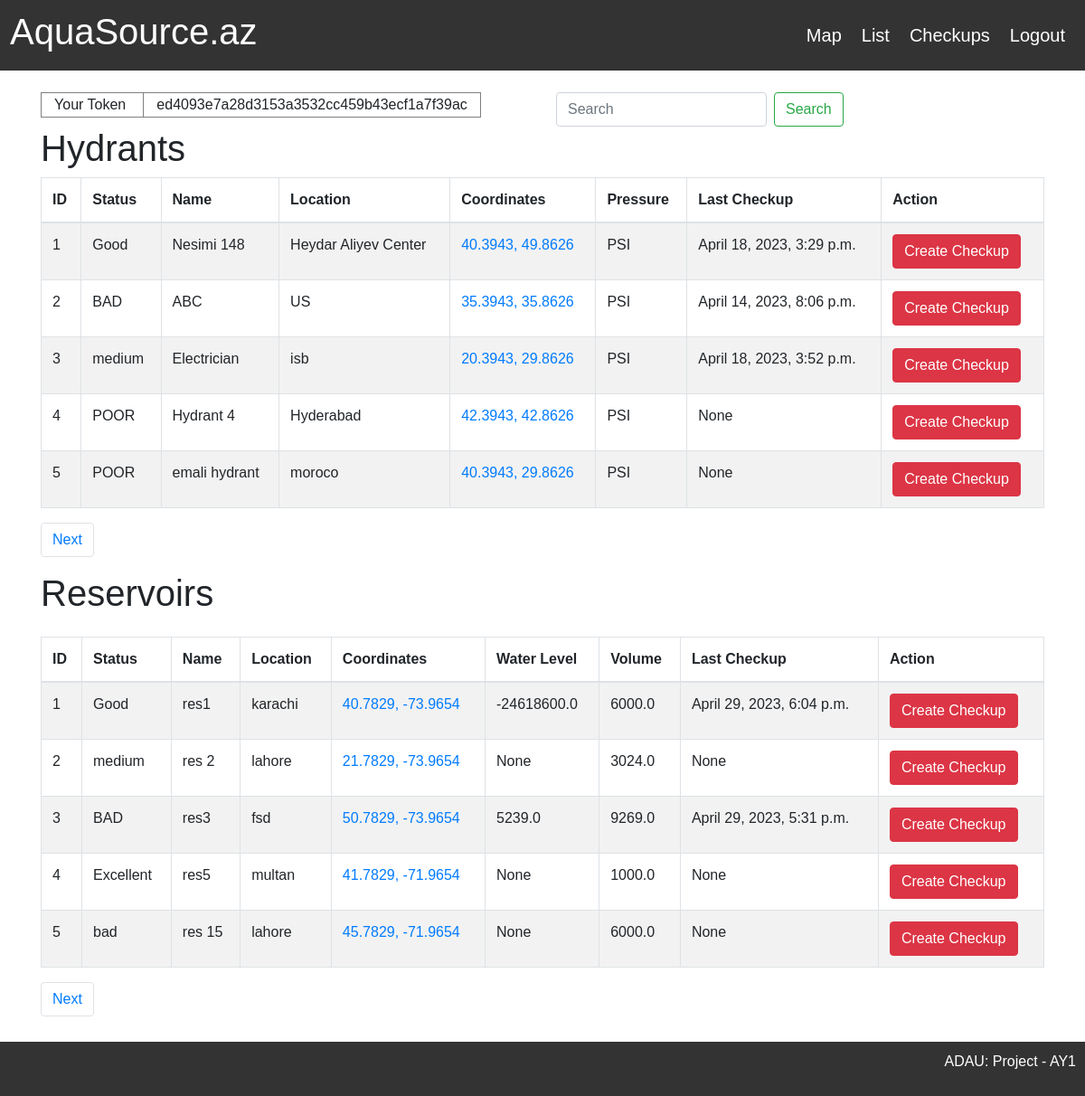
Page /list/ (signed in) on the earlier database version.
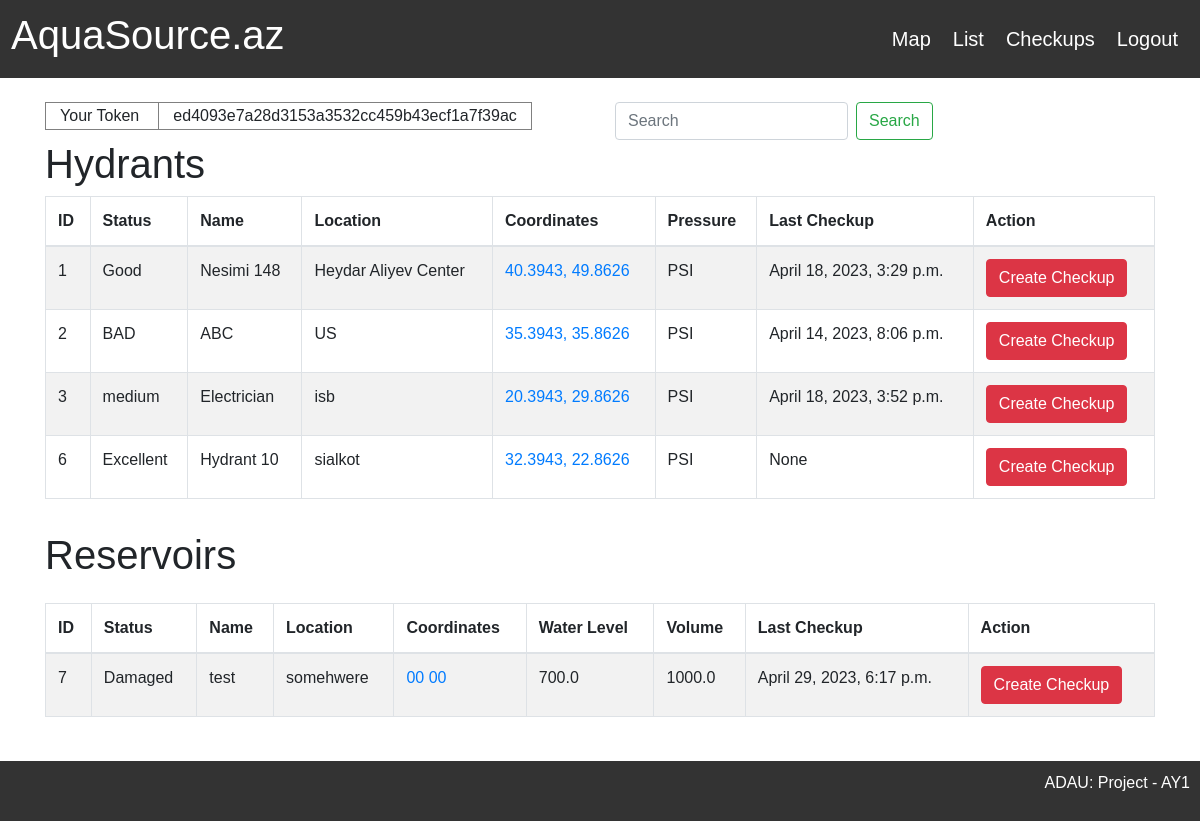
Same page on the later database version.
### mainApp/models.py (models this page shows, shortened)
class Hydrant(models.Model):
    name = models.CharField(max_length=50)
    address = models.CharField(max_length=50)
    coordinates = models.CharField(max_length=50)
    status = models.CharField(max_length=20)
    cap_diameter = models.IntegerField(default=0)
    created_at = models.DateTimeField(auto_now_add=True)
    updated_at = models.DateTimeField(auto_now=True)

class check_up_hydrant(models.Model):
    user = models.ForeignKey(User, on_delete=models.CASCADE)
    picture=models.FileField(upload_to="pictures/", null=True, blank=True)
    confirmed= models.BooleanField(default=False)
    date=models.DateField()
    information = models.TextField()
    pressure =models.FloatField(default=0)
    Hydrant=models.ForeignKey(Hydrant,on_delete=models.CASCADE)
    created_at = models.DateTimeField(auto_now_add=True)
    updated_at = models.DateTimeField(auto_now=True)

class Reservoir(models.Model):
    name = models.CharField(max_length=50)
    address = models.CharField(max_length=50)
    coordinates = models.CharField(max_length=50)
    status = models.CharField(max_length=10)
    length = models.FloatField(default=0)
    width = models.FloatField(default=0)
    depth = models.FloatField(default=0)
    water_level = models.FloatField(default=0)
    created_at = models.DateTimeField(auto_now_add=True)
    updated_at = models.DateTimeField(auto_now=True)

class check_up_reservoir(models.Model):
    user = models.ForeignKey(User, on_delete=models.CASCADE)
    picture=models.FileField(upload_to="pictures/", null=True, blank=True)
    confirmed = models.BooleanField(default=False)
    date=models.DateField()
    information = models.TextField()
    distance =models.FloatField(default=0)
    Reservoir=models.ForeignKey(Reservoir,on_delete=models.CASCADE)
    created_at = models.DateTimeField(auto_now_add=True)
    updated_at = models.DateTimeField(auto_now=True)

### mainApp/views.py (the view, shortened to what this page needs)
# urls.py: path('list/', listPage, name="listPage"),
@login_required
def listPage(request):
    user_token = Token.objects.get_or_create(user=request.user)
    print(user_token[0])
    hydrant = Hydrant.objects.all()
    page = request.GET.get('page', 1)
    paginator = Paginator(hydrant, 5)
    try:
        hydrant = paginator.page(page)
    except PageNotAnInteger:
        hydrant = paginator.page(1)
    except EmptyPage:
        hydrant = paginator.page(paginator.num_pages)
    reservoir = Reservoir.objects.all()
    reservoirpage = request.GET.get('reservoirpage', 1)
    reservoir_paginator = Paginator(reservoir, 5)
    try:
        reservoir = reservoir_paginator.page(reservoirpage)
    except PageNotAnInteger:
        reservoir = reservoir_paginator.page(1)
    except EmptyPage:
        reservoir = reservoir_paginator.page(reservoir_paginator.num_pages)
    context ={
        'hydrant' : hydrant,
        'reservoir': reservoir,
        'token': user_token[0]
    }
    return render(request, 'main/list.html', context)

### mainApp/templatetags/selected_allocation.py (called while the page is built)
@register.simple_tag
def volume_level(length,width,depth):
    return length*width*depth

@register.simple_tag
def recent_check_up(id):
    r = Reservoir.objects.get(id=id)
    c_r = check_up_reservoir.objects.filter(Reservoir=r,confirmed=True).order_by('-created_at')
    return c_r[0].created_at if c_r else None

@register.simple_tag
def recent_hydrant_check_up(id):
    r = Hydrant.objects.get(id=id)
    c_r = check_up_hydrant.objects.filter(Hydrant=r,confirmed=True).order_by('-created_at')
    return c_r[0].created_at if c_r else None

@register.simple_tag
def amount_of_water_in_percent(id):
    r = Reservoir.objects.get(id=id)
    c_r = check_up_reservoir.objects.filter(Reservoir=r,confirmed=True).order_by('-created_at').first()
    print("________________")
    if c_r is not None:
        print(c_r.id)
        distance=check_up_reservoir.objects.get(id=c_r.id)
        print(distance.distance)
        return r.length*r.width*r.depth-(distance.distance*r.width*r.length)
    print("________________")
    return None

### templates/main/list.html (shortened to what this page needs)
{% extends 'base.html' %}
{% load selected_allocation %}
      {% block content %}
      <div class="container">
        <br>
        <div class="row">
            <div class="col-6">
                <table >
                    <tr  >
                        <td style="border: 1px solid gray; "> &nbsp;&nbsp; Your Token &nbsp; &nbsp; </td>
                        <td style="border: 1px solid gray "> &nbsp;&nbsp;  {{token}} &nbsp;&nbsp;  </td>
                    </tr>
                </table>
            </div>
            <div class="col-6 ">
                <form class="form-inline" method="post">
                    <input class="form-control mr-sm-2" type="search" name="search_text" required placeholder="Search" aria-label="Search">
                    <button class="btn btn-outline-success my-2 my-sm-0" type="submit">Search</button>
                  </form>
            </div>
        </div>
        <h1>Hydrants</h1>
        <table class="table table-striped table-bordered" id="hydrants-table">
            <thead>
                <tr>
                    <th>ID</th>
                    <th>Status</th>
                    <th>Name</th>
                    <th>Location</th>
                    <th>Coordinates</th>
                    <th>Pressure</th>
                    <th>Last Checkup</th>
                    <th>Action</th>
                </tr>
            </thead>
            <tbody>
                {% for h in hydrant %}
                <tr>
                    <td>{{h.id}}</td>
                    <td>{{h.status}}</td>
                    <td>{{h.name}}</td>
                    <td>{{h.address}}</td>
                    <td><a href="https://www.google.com/maps/d/embed?mid=1O2i3KMrUusQMHTN3WY48Jn7ahrBpToL2&amp;hl=ru&amp;ehbc=2E312F&amp;z=18&amp;ll={{h.coordinates}}" target="_blank">{{h.coordinates}}</a></td>
                    <td>{{h.pressure}} PSI</td>
                    <td>{% recent_hydrant_check_up h.id as recent_hyd_checkup %} {{recent_hyd_checkup}}</td>
                    <td>
                        <a href="{% url 'create_hydrant_checkup' h.pk %}" class="btn btn-danger">Create Checkup</a>
                    </td>
                </tr>
                {% endfor %}
            </tbody>
        </table>
        <ul class="pagination">
            {% if hydrant.has_next %}
            <li class="page-item"><a class="page-link" href="/list/?page={{ hydrant.next_page_number }}">Next</a></li>
            {% endif  %}
        </ul>
        <h1>Reservoirs</h1>
        <table class="table table-striped table-bordered" id="reservoirs-table">
            <table class="table table-striped table-bordered">
                <thead>
                    <tr>
                        <th>ID</th>
                        <th>Status</th>
                        <th>Name</th>
                        <th>Location</th>
                        <th>Coordinates</th>
                        <th>Water Level</th>
                        <th>Volume</th>
                        <th>Last Checkup</th>
                        <th>Action</th>
                    </tr>
                </thead>
                <tbody>
                {% for l in reservoir %}
                    <tr>
                        <td>{{l.id}}</td>
                        <td title="{{l.status}}">{{l.status}}</td>
                        <td>{{l.name}}</td>
                        <td>{{l.address}}</td>
                    <td><a href="https://www.google.com/maps/d/embed?mid=1O2i3KMrUusQMHTN3WY48Jn7ahrBpToL2&amp;hl=ru&amp;ehbc=2E312F&amp;z=18&amp;ll={{l.coordinates}}" target="_blank">{{l.coordinates}}</a></td>
                        <td>{% amount_of_water_in_percent l.id  %} {{result}}</td>
                        <td>{% volume_level l.length l.width l.depth as total_sect %} {{total_sect}}</td>
                        <td>{% recent_check_up l.id as recent_checkup %} {{recent_checkup}}</td>
                        <td>
                            <a href="{% url 'create_reservoir_checkup' l.pk %}" class="btn btn-danger">Create Checkup</a>
                        </td>
                    </tr>
                {% endfor %}
                </tbody>
            </table>
            <ul class="pagination">
                {% if reservoir.has_next %}
                <li class="page-item"><a class="page-link" href="/list/?reservoirpage={{ reservoir.next_page_number }}">Next</a></li>
                {% endif  %}
            </ul>
    </div>
    <br>
{% endblock  %}

### templates/base.html (shortened to what this page needs)
{% load static %}
<!DOCTYPE html>
<html>
    <head>
        <link rel="stylesheet" href="https://maxcdn.bootstrapcdn.com/bootstrap/4.5.2/css/bootstrap.min.css">
    </head>
      <link  href="{% static 'css/style.css' %}"  rel="stylesheet" />
      <body>
        <header>
            <h1>AquaSource.az</h1>
            <nav>
              <ul>
                <li><a href="{% url 'mapPage' %}">Map</a></li>
                <li><a href="{% url 'listPage' %}">List</a></li>
                <li><a href="{% url 'checkup' %}">Checkups</a></li>
                <li><a href="{% url 'logout' %}">Logout</a></li>
              </ul>
            </nav>
            </header>
{% block content %}
{% endblock  %}
<br>
<br>
            <footer>
                <p>ADAU: Project - AY1</p>
              </footer>
            </body>
            </html>

### static/css/style.css (style rules this page uses)
body { margin: 0; font-family: Arial, sans-serif; }
header { background-color: #333; color: #fff; padding: 11px; display: flex; justify-content: space-between; align-items: center; }
nav ul { margin: 0; padding: 0; list-style: none; font-size: 20px; display: flex; }
nav li { margin: 0 11px; }
nav a { color: #fff; text-decoration: none; }
footer { background-color: #333; color: #fff; padding: 10px; text-align: right; position: fixed; bottom: 0; width: 100%; }

Differences in the rows shown:
removed Hydrant: id "4", status "POOR", name "Hydrant 4", address "Hyderabad", coordinates "42.3943, 42.8626", recent_hyd_checkup "None"
removed Hydrant: id "5", status "POOR", name "emali hydrant", address "moroco", coordinates "40.3943, 29.8626", recent_hyd_checkup "None"
removed Reservoir: id "1", status "Good", name "res1", address "karachi", coordinates "40.7829, -73.9654", id+length+width "-24618600.0", total_sect "6000.0"
removed check_up_reservoir: created_at "April 29, 2023, 6:04 p.m."
removed Reservoir: id "2", status "medium", name "res 2", address "lahore", coordinates "21.7829, -73.9654", id "None", total_sect "3024.0", recent_checkup "None"
removed Reservoir: id "3", status "BAD", name "res3", address "fsd", coordinates "50.7829, -73.9654", id+length+width "5239.0", total_sect "9269.0"
removed check_up_reservoir: created_at "April 29, 2023, 5:31 p.m."
removed Reservoir: id "4", status "Excellent", name "res5", address "multan", coordinates "41.7829, -71.9654", id "None", total_sect "1000.0", recent_checkup "None"
removed Reservoir: id "5", status "bad", name "res 15", address "lahore", coordinates "45.7829, -71.9654", id "None", total_sect "6000.0", recent_checkup "None"
now on this page (row unchanged): Hydrant: id "6", status "Excellent", name "Hydrant 10", address "sialkot", coordinates "32.3943, 22.8626", recent_hyd_checkup "None"
now on this page (row unchanged): Reservoir: id "7", status "Damaged", name "test", address "somehwere", coordinates "00 00", id+length+width "700.0", total_sect "1000.0"
now on this page (row unchanged): check_up_reservoir: created_at "April 29, 2023, 6:17 p.m."
Other differences:
text no longer shown: "Next Next"
